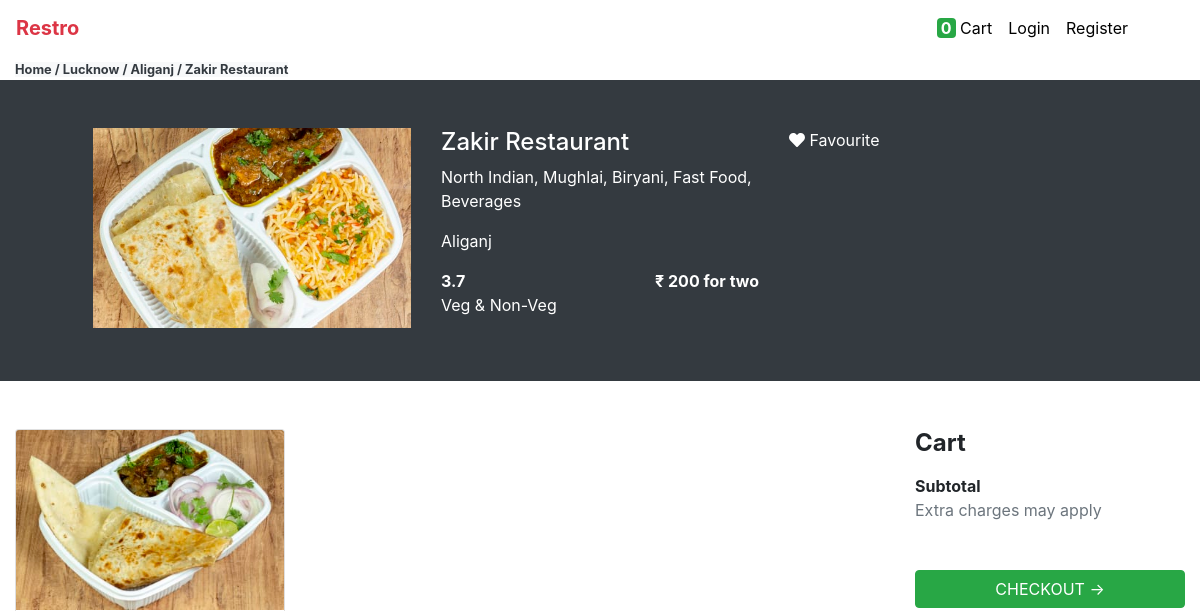
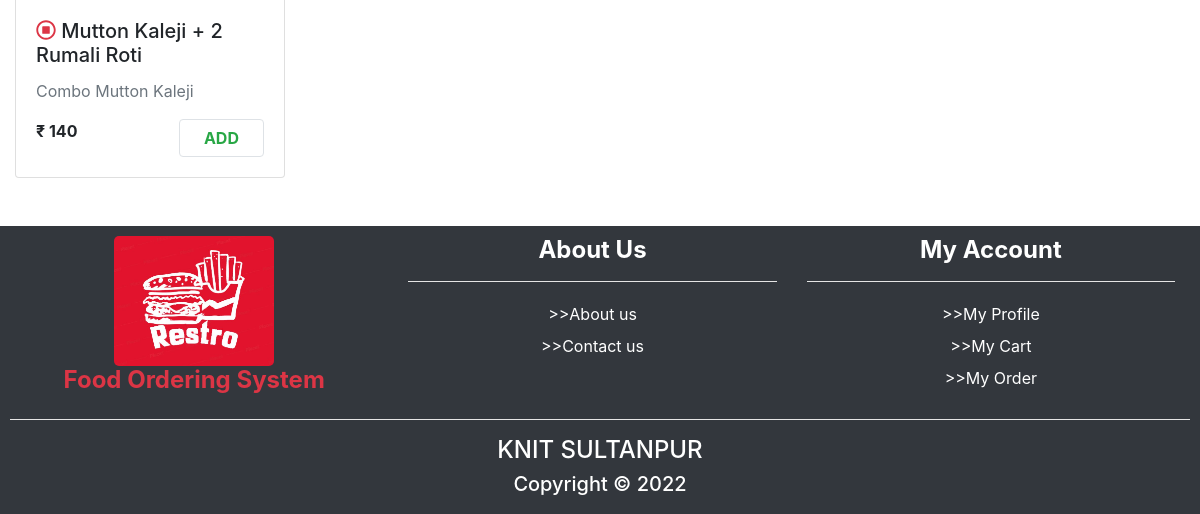
Page /foodie/restro-view/9/ on the earlier database version (2 pictures, top to bottom).
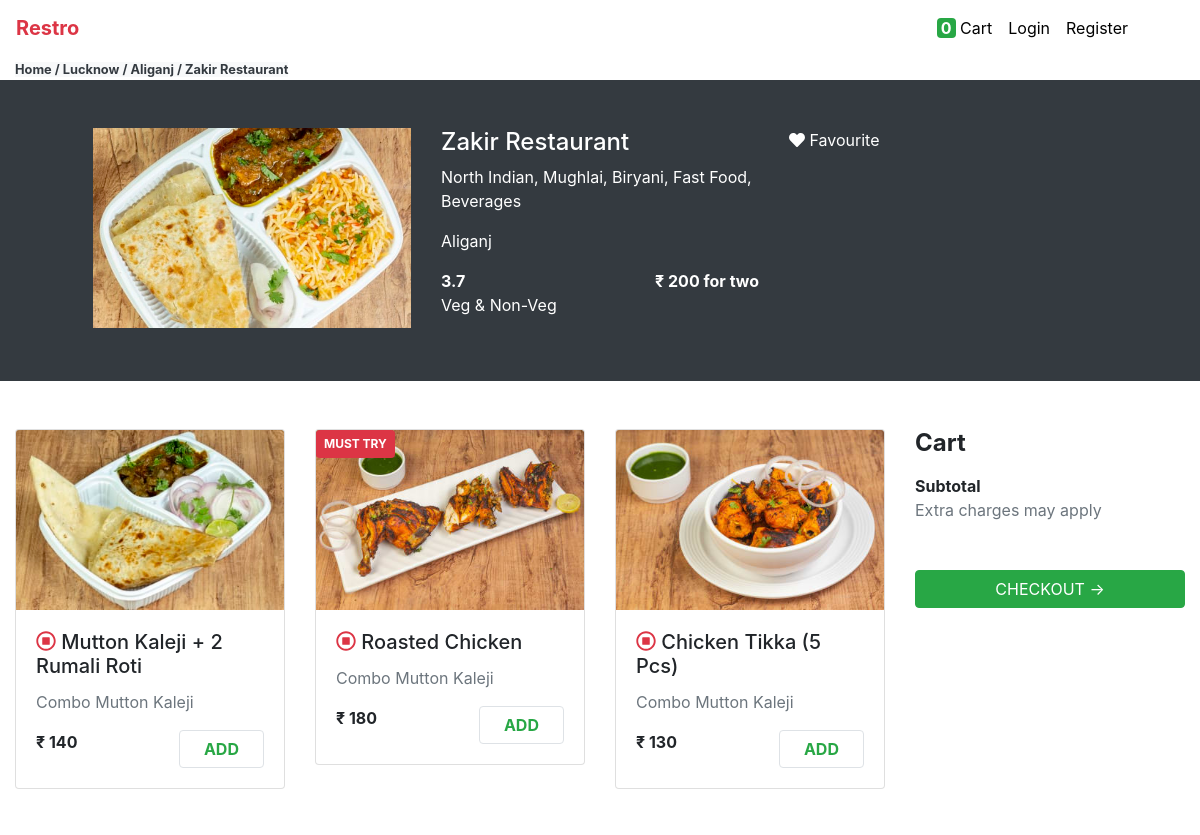
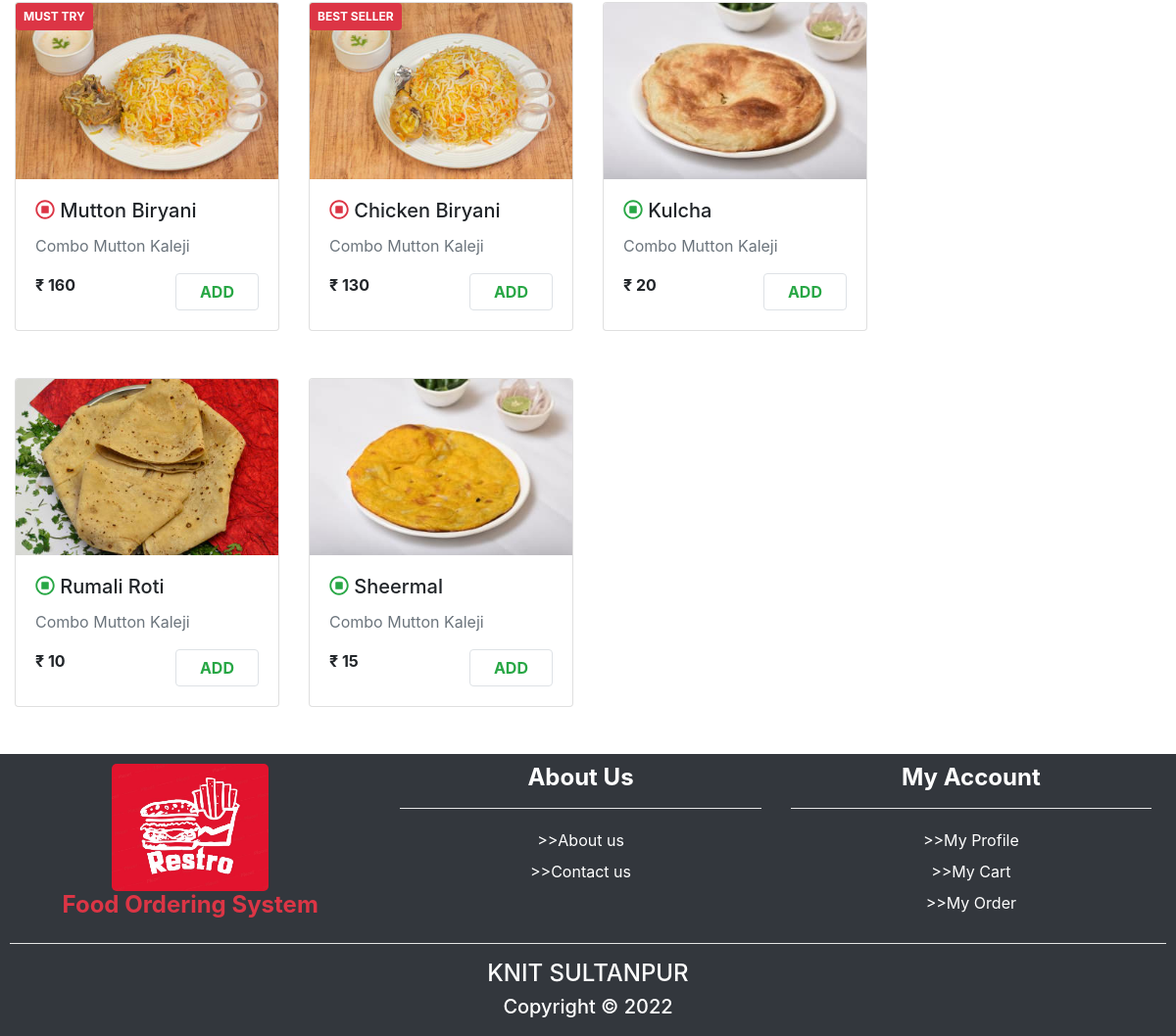
Same page on the later database version (2 pictures, top to bottom).
### foodie/models.py (models this page shows, shortened)
class RestroItem(models.Model):
	name=models.CharField(max_length=30)
	label=models.CharField(max_length=20,
		choices=(("Best Seller","Best Seller"),("Must Try","Must Try")),blank=True,null=True
		)
	price=models.IntegerField()
	pic=models.ImageField(upload_to="media/restro_item_img")
	restro=models.ForeignKey(Restro,on_delete=models.CASCADE)
	category=models.CharField(max_length=20)
	type=models.CharField(max_length=10,default="veg",
		choices=(("veg","veg"),("non-veg","non-veg"))
		)

class Restro(models.Model):
	name=models.CharField(max_length=50)
	desc=models.TextField()
	rating=models.FloatField(
		choices=((3.2,3.2),(3.5,3.5),(3.7,3.7),(3.8,3.8),(4.2,4.2),(4.4,4.4),(4.6,4.6),(4.8,4.8),(4.9,4.9))
			)
	discount=models.IntegerField(blank=True,null=True,
		choices=((30,"30%"),(40,"40%"),(50,"50%"),(60,"60%"))
		)
	price_for_two=models.IntegerField()
	pic=models.ImageField(upload_to="media/restro_img")
	type=models.CharField(max_length=20,
		choices=(("veg","veg"),("non-veg","non-veg"),("both","both"))
		)
	open_time=models.TimeField()
	close_time=models.TimeField()
	location=models.ForeignKey(Location,on_delete=models.CASCADE)

class Location(models.Model):
	name=models.CharField(max_length=30)
	city=models.ForeignKey(City,on_delete=models.CASCADE)

class City(models.Model):
	name=models.CharField(max_length=30)

### foodie/views.py (the view)
# urls.py: path('restro-view/<int:id>/',views.restro_view),
def restro_view(req,id):
	restro_item=RestroItem.objects.filter(restro__id=id)
	favourite=Favourite.objects.filter(profile__user__username=req.user.username) & Favourite.objects.filter(restro_id=id)
	if favourite:
		favourite=True
	else:
		favourite=False
	return render(req,"foodie/restro_view.html",{"restro_item":restro_item,"favourite":favourite})

### foodie/templates/foodie/restro_view.html (shortened to what this page needs)
{%extends 'foodie/base.html'%}
{%load static%}
{%block body%}
<section>
<div class="container-fluid">
	<small class="font-weight-bolder m-0 text-dark bg-light">
		<a href="/foodie" class="text-dark">Home</a> /
		<a href="/foodie/city-based-restaurant/{{restro_item.0.restro.location.city.id}}" class="text-dark">{{restro_item.0.restro.location.city.name|title}}</a> /
		<a href="/foodie/location-based-restaurant/{{restro_item.0.restro.location.id}}" class="text-dark">
		<span id="get-restro-location">{{restro_item.0.restro.location.name|title}}</span></a> /
		<span id="get-restro-name">{{restro_item.0.restro.name|title}}</span></a></small>
</div>
<main class="mb-5">
<div class="bg-dark text-white">
	<div class="container">
		<div class="row p-5">
			<div class="col-lg-4 col-md-4 col-sm-12 col-12">
				<img src="/media/{{restro_item.0.restro.pic}}" class="img-fluid restro-img">
			</div>
			<div class="col-lg-4 col-md-4 col-sm-12 col-12">
				<h4>{{restro_item.0.restro.name|title}}</h4>
				<p>{{restro_item.0.restro.desc|title}}</p>
				<p>{{restro_item.0.restro.location.name|title}}</p>
				<div class="d-flex justify-content-between">
					<span class="font-weight-bolder">{{restro_item.0.restro.rating}}</span>
					<span class="font-weight-bolder">₹ {{restro_item.0.restro.price_for_two}} for two</span>
				</div>
				{%if restro_item.0.restro.type == "both"%}
					<p>Veg & Non-Veg</p>
				{%elif restro_item.0.restro.type == "veg"%}
					<p>Pure Veg</p>
				{%else%}
					<p>Non-Veg</p>
				{%endif%}
			</div>
			<div class="col-lg-4 col-md-4 col-sm-12 col-12">
				{% if favourite%}
					<a href="/foodie/remove-favourite/{{restro_item.0.restro.id}}" class="text-decoration-none"><i class="fas fa-heart text-danger"></i> Favourited </a>
				{%else%}
					<a href="/foodie/add-favourite/{{restro_item.0.restro.id}}" class="text-decoration-none text-white"><i class="fas fa-heart"></i> Favourite </a>
				{%endif%}
			</div>
		</div>
	</div>
</div>
	<div class="container-fluid">
		<div class="row">
			<div class="col-lg-9">
				<div class="row mt-5">
					{%for item in restro_item%}
						<div class="col-lg-4 col-md-4 col-sm-12 col-12 mb-5 mb-md-0 mb-lg-0">
								<div class="card">
									<img src="/media/{{item.pic}}" class="img-fluid card-img-top item-img" id="item{{item.id}}pic">
									{%if item.label%}
										<span class="badge badge-danger restro-item-tag p-2">{{item.label|upper}}</span>
									{%endif%}
									<div class="card-body">
										<h5 class="card-title">
										{%if item.type == "veg"%}
											<i class="far fa-stop-circle text-success"></i>
										{%else%}
											<i class="far fa-stop-circle text-danger"></i>
											{%endif%}
										<span id="item{{item.id}}name">{{item.name|title}}</span>
										</h5>
										<p class="text-secondary">{{restro_item.0.category|title}}</p>
										<div class="d-flex justify-content-between">
											<p class="card-title font-weight-bolder" id="item{{item.id}}price">₹ {{item.price}}</p>
											<div id="addeditem{{item.id}}">
												<button class="btn border px-4 cart" id="item{{item.id}}">
													<span class="text-success font-weight-bolder">ADD</span>
												</button>
											</div>
										</div>
									</div>
								</div>
						</div>
						{%if forloop.counter|divisibleby:3 and not forloop.last%}
							</div><div class="row mt-5">
						{%endif%}
					{%endfor%}
				</div>
			</div>
		<div class="col-lg-3">
			<div class="pt-5 sticky-top">
				<div class="cart-available">
					<h4 class="font-weight-bolder">Cart</h4>
				</div>
				<div class="cart-available">
					<div class="d-flex justify-content-between font-weight-bolder mt-3">
						<span>Subtotal</span>
					</div>
	 				<p class="text-secondary">Extra charges may apply</p>
					<a href="/foodie/checkout-step-1" class="btn btn-success btn-block mt-5">CHECKOUT -></a>
				</div>
			</div>
		</div>
	</div>
	</div>
</main>
</section>
{%endblock%}

### foodie/templates/foodie/base.html (shortened to what this page needs)
{%load static%}
<!DOCTYPE html>
<html>
<head>
<link rel="stylesheet" type="text/css" href="https://cdnjs.cloudflare.com/ajax/libs/font-awesome/5.12.1/css/all.min.css">
<link rel="stylesheet" href="https://maxcdn.bootstrapcdn.com/bootstrap/4.4.1/css/bootstrap.min.css">
<link rel="stylesheet" type="text/css" href="{%static 'foodie/css/style.css'%}">
<link rel="stylesheet" href="https://cdnjs.cloudflare.com/ajax/libs/animate.css/3.7.2/animate.min.css">
</head>
<body>
<nav class="navbar navbar-expand-md navbar-light">
	<a href="/foodie" class="navbar-brand text-danger font-weight-bolder">Restro</a>
	<div class="collapse navbar-collapse" id="mynav">
		<ul class="navbar-nav text-center ml-auto mr-lg-5">
			<li class="nav-item"><a href="/foodie/checkout-step-1" class="nav-link"><span id="navbar-cart" class="px-1 rounded bg-success text-white font-weight-bolder">0</span> Cart</a></li>
			{%if user.is_authenticated%}
				<li class="nav-item dropdown"><a href="#" class="nav-link dropdown-toggle" data-toggle="dropdown"><i class="far fa-user"></i> {{user.username|title}}</a>
				<div class="dropdown-menu">
					<a href="/foodie/orders" class="dropdown-item">Profile</a>
					<a href="/foodie/orders" class="dropdown-item">Orders</a>
					<a href="/foodie/favourites" class="dropdown-item">Favourite</a>
					<a href="/foodie/addresses" class="dropdown-item">Addresses</a>
					<a href="/account/logout" class="dropdown-item"><i class="fas fa-sign-out-alt"></i> Logout</a>
				</div>
				</li>
				{%else%}
				<li class="nav-item"><a href="/account/login" class="nav-link">Login</a></li>
				<li class="nav-item"><a href="/account/register" class="nav-link">Register</a></li>
			{%endif%}
		</ul>
	</div>
</nav>
{%block body%}
{%endblock%}
<footer>
	<div class="row mr-0 text-center">
		<div class="col-lg-4 col-md-4 col-sm-12 col-12">
			<a href="#">
				<img src="{%static 'foodie/img/logo.jpg'%}" class="img-fluid cover_logo">
			</a>
			<h4 class="text-danger font-weight-bolder">Food Ordering System</h4>
		</div>
		<div class="col-lg-4 col-md-4 col-sm-12 col-12">
			<h4 class="text-white font-weight-bolder footer-menu">About Us</h4><hr class="bg-white">
			<a href="#" class="text-white footer-text"> >>About us</a>
			<a href="#" class="text-white footer-text"> >>Contact us</a>
		</div>
		<div class="col-lg-4 col-md-4 col-sm-12 col-12">
			<h4 class="text-white font-weight-bolder footer-menu">My Account</h4><hr class="bg-white">
			<a href="#" class="text-white footer-text"> >>My Profile</a>
			<a href="#" class="text-white footer-text"> >>My Cart</a>
			<a  href="#" class="text-white footer-text"> >>My Order</a>
		</div>
	</div><hr class="bg-white">
	<h4 class="text-white text-center">KNIT SULTANPUR</h4>
	<h5 class="text-white text-center">Copyright &copy 2022</h5>
</footer>
</body>
</html>

### foodie/static/foodie/css/style.css (style rules this page uses)
* { margin:0; padding: 0; box-sizing: border-box; }
.navbar .nav-link { color:black !important; }
.cover_logo { width: 160px; height: 130px; border-radius: 5px; }
footer { width: 100%; background-color: #33373D; position: relative; bottom: 0; padding: 10px; }
footer a { display:block; line-height: 2; }
.item-img { height: 180px; }
.restro-img { height: 200px; }
.restro-item-tag { position: absolute; }
.bg-white { background-color: white; }

Differences in the rows shown:
added RestroItem: pic (picture), label "MUST TRY", type "non-veg" (drawn), name "Roasted Chicken", {{ restro_item.0.category|title }} "Combo Mutton Kaleji", price "180"
added RestroItem: pic (picture), type "non-veg" (drawn), name "Chicken Tikka (5 Pcs)", {{ restro_item.0.category|title }} "Combo Mutton Kaleji", price "130"
added RestroItem: pic (picture), label "MUST TRY", type "non-veg" (drawn), name "Mutton Biryani", {{ restro_item.0.category|title }} "Combo Mutton Kaleji", price "160"
added RestroItem: pic (picture), label "BEST SELLER", type "non-veg" (drawn), name "Chicken Biryani", {{ restro_item.0.category|title }} "Combo Mutton Kaleji", price "130"
added RestroItem: pic (picture), type "veg" (drawn), name "Kulcha", {{ restro_item.0.category|title }} "Combo Mutton Kaleji", price "20"
added RestroItem: pic (picture), type "veg" (drawn), name "Rumali Roti", {{ restro_item.0.category|title }} "Combo Mutton Kaleji", price "10"
added RestroItem: pic (picture), type "veg" (drawn), name "Sheermal", {{ restro_item.0.category|title }} "Combo Mutton Kaleji", price "15"
